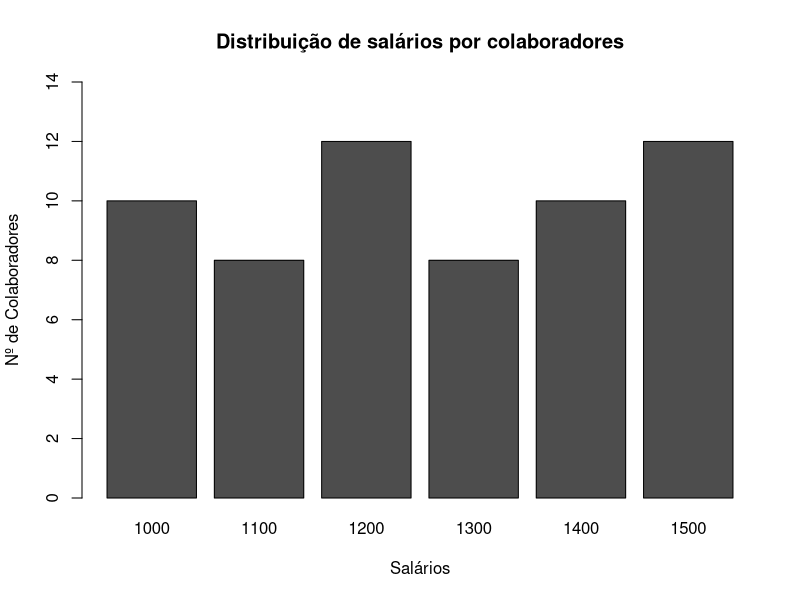

Reproduce this figure in R.
png("./ex4_2d.png")
data <- read.csv("./dataset/4_2.csv")
barplot(
  t(as.matrix(data$ni)),
  names.arg = as.character(data$xi),
  ylab = "Nº de Colaboradores",
  xlab = "Salários",
  main = "Distribuição de salários por colaboradores",
  ylim = c(0, 14)
)
